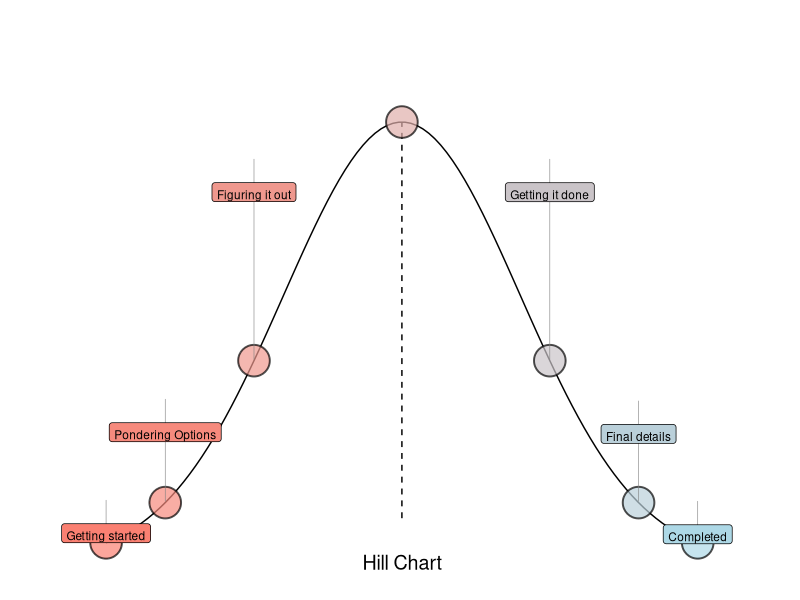

The R script that drew this image:
library(ggplot2)
library(ggrepel)
library(RColorBrewer)


### Get User input
u <- 50
sd <- 20

### Note: $Task and $Levels are users input from the shiny app

tasks <- data.frame(Task = c("Getting started", "Pondering Options", "Figuring it out", "Ready to roll", "Getting it done", "Final details", "Completed"), 
                    Levels = c(0,10,25,50,75,90,100))

tasks$Position <- dnorm(tasks$Levels, mean = u, sd = sd)

base <- data.frame(x = seq(0, 100, length=100), y = dnorm(seq(0, 100, length=100), mean=u, sd=sd))

### Set up the plot

ggplot(data = NULL, aes()) + 
  
  #Cosmetics
  scale_fill_gradient(low = "salmon", high = "lightblue",
                      space = "Lab", na.value = "grey50", guide = "colourbar",
                      aesthetics = "fill") +
  scale_x_continuous(limits = c(-10, 110)) +
  scale_y_continuous(limits = c(0, max(tasks$Position * 1.2))) +
  theme_minimal() + 
  theme(axis.text.x = element_blank(),
        axis.text.y = element_blank(),
        axis.title.x = element_blank(),
        axis.title.y = element_blank(),
        panel.grid.major = element_blank(),
        panel.grid.minor = element_blank()) +
  annotate(geom = "text", y = 0, x = 50, label = "Hill Chart", size = 5) +
  annotate(geom = "segment", y = 0.1*max(base$y), yend = max(base$y), x = 50, xend = 50, linetype = 2, lwd = 0.5) +

  

  #Add hill line
  geom_line(data = base, aes(x,y)) +
  
  #Add points
  geom_point(data = tasks, aes(x = tasks$Levels, y = tasks$Position, color = tasks$Levels, fill = tasks$Levels),
    size = 10,
    show.legend = FALSE,
    alpha = 0.7,
    shape = 21,
    color = "black",
    stroke = 1
  ) + 
  #Add labels
  geom_label_repel(data = tasks, aes(x = tasks$Levels, y = tasks$Position, label = tasks$Task, color = tasks$Levels, fill = tasks$Levels),
    show.legend = FALSE,
    force = 10,
    direction = "y",
    vjust = 0,
    hjust = 0.5,
    size = 3,
    box.padding = 2,
    segment.color = "grey50",
    segment.size = 0.2,
    color = "black",
    nudge_y = tasks$Position * 1,
    ylim = c(tasks$Position, tasks$Position * 1.3)
  )
  












